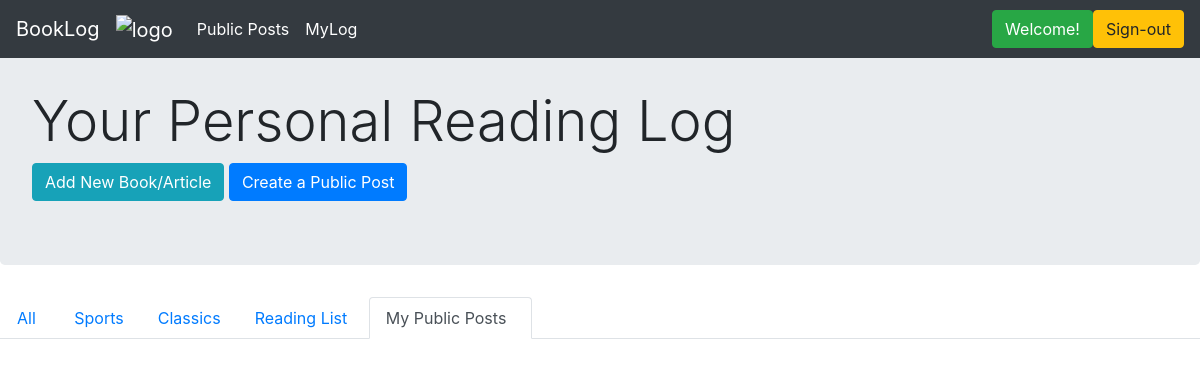
Page /publicposts (signed in) on the earlier database version.
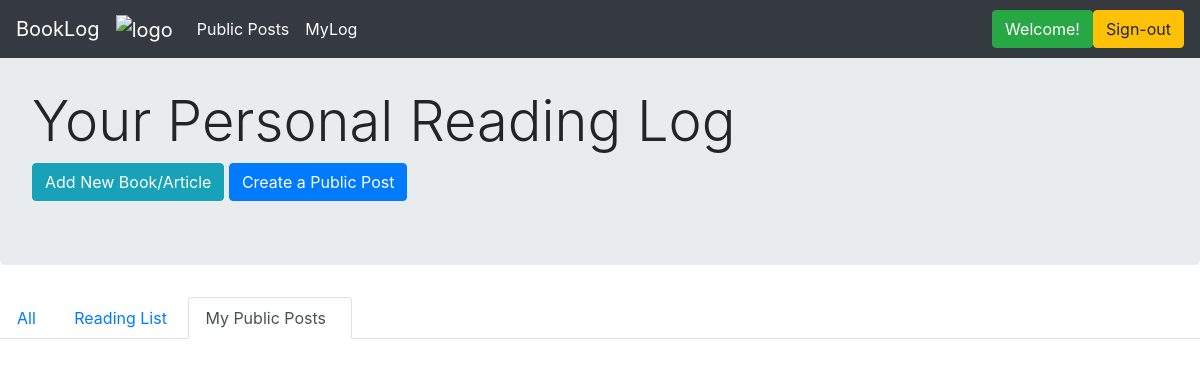
Same page on the later database version.
### application/models.py (models this page shows)
class Category(db.Model):
    __tablename__ = 'categories'
    id = db.Column(db.Integer, primary_key=True)
    name = db.Column(db.String(150), index=True, nullable=False, unique=False)
    user_id = db.Column(db.Integer, ForeignKey('users.id'), nullable=False, index=False)
    user = relationship("User", backref="categories", foreign_keys=[user_id])

### application/routes.py (the view)
@main_bp.route("/publicposts", methods=['GET'])
@login_required
def my_public_posts():
    user = User.query.filter_by(id=session.get("user_id")).first()
    posts = user.public_posts
    return render_template("mypublicposts.html", posts = posts, cats=user.categories)

### application/auth.py (called while the page is built)
@auth_bp.before_app_request
def load_logged_in_user():
    user_id = session.get('user_id')
    if user_id is None:
        g.user = None
    else:
        g.user = User.query.filter_by(id=user_id).first()

def login_required(view):
    @functools.wraps(view)
    def wrapped_view(**kwargs):
        if g.user is None:
            return redirect(url_for('auth_bp.login'))
        return view(**kwargs)
    return wrapped_view

### application/routes.py (called while the page is built)
@main_bp.before_app_request
def load_logged_in_user():
    user_id = session.get('user_id')
    if user_id is None:
        g.user = None
    else:
        g.user = User.query.filter_by(id=user_id).first()

### application/templates/mypublicposts.html (shortened to what this page needs)
{% extends 'layout.html' %}
{% block content %}
<div class="jumbotron">
    <br>
    <h1 class="display-4">Your Personal Reading Log</h1>
    <a href="{{url_for('main_bp.create_new')}}" class="btn btn-info" role="button">Add New Book/Article</a>
    <a href="{{url_for('main_bp.create_public_post')}}" class="btn btn-primary" role="button">Create a Public Post</a>
</div>
<ul class="nav nav-tabs">
  <li class="nav-item"> <a class="nav-link" href="{{url_for('main_bp.myLog')}}">All&nbsp;</a> </li>
  {% for cat in cats %}
       <li class="nav-item"> <a class="nav-link" href="{{url_for('main_bp.myLogCat', cat_id=cat.id)}}">{{cat.name}}</a> </li>
  {% endfor %}
  <li class="nav-item"> <a class="nav-link" href="{{ url_for('main_bp.reading_list')}}">Reading List&nbsp;</a></li>
  <li class="nav-item"> <a class="nav-link active" href="#">My Public Posts&nbsp;&nbsp;</a></li>
  <div class="btn-toolbar" role="toolbar">
  </div>
</ul>
{% endblock %}

Differences in the rows shown:
removed Category: name "Sports"
removed Category: name "Classics"
